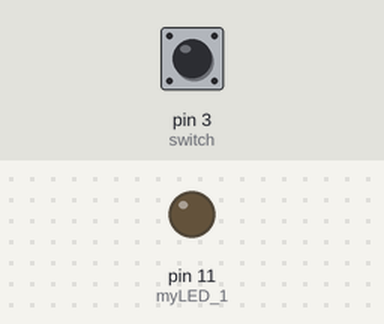
The sketch below on a simulated Arduino Uno, built with avr-gcc and run on an emulated ATmega328P. Parts: output pins drawn as LEDs (lit = HIGH). Inputs (shaded band) come from the test bench; at power-on: pin 3 (switch) LOW.

Above: at 1.2 s.
1.3 s: pin 3 (switch) pulled HIGH for 0.15 s
At 2.36 s:
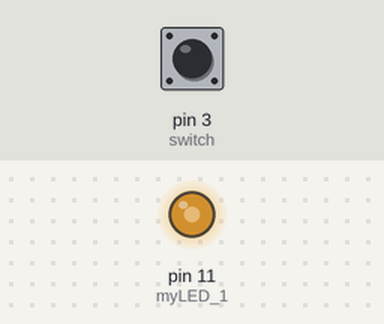
4.3 s: pin 3 (switch) pulled HIGH for 1 s
At 4.51 s:
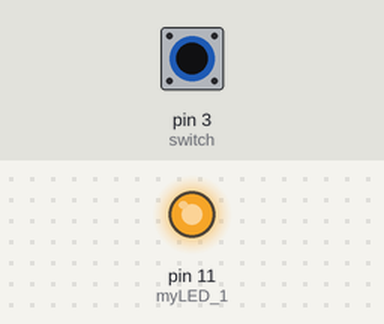
At 6.01 s:
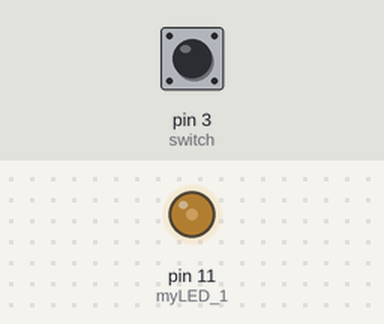
Timing chart, 0 to 8.4 s (numbered marks = the images above; inputs shaded):
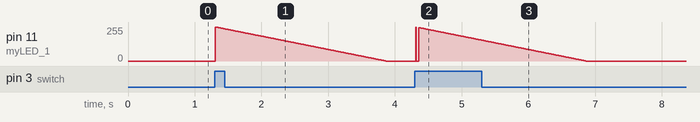

The sketch:

sketch_nov08c.ino
```cpp
#define myLED_1 11
#define switch 3
int n;
int sw=0;
void setup() {
  pinMode(myLED_1, OUTPUT);
  pinMode(switch,INPUT);
}

void loop() {
  sw = digitalRead(switch);
  if(sw==HIGH){
    for(n=256;n>0;n--){
      analogWrite(myLED_1,n);
      delay(10);
    }
    digitalWrite(myLED_1, LOW);
    sw = digitalRead(switch);
  }else{
    digitalWrite(myLED_1,LOW);
    }
}
```

Measured:
- after the input at 4.3 s, pin 11 (myLED_1): ramps from 255/255 to 0/255 and jumps back, once every 0.05 s
